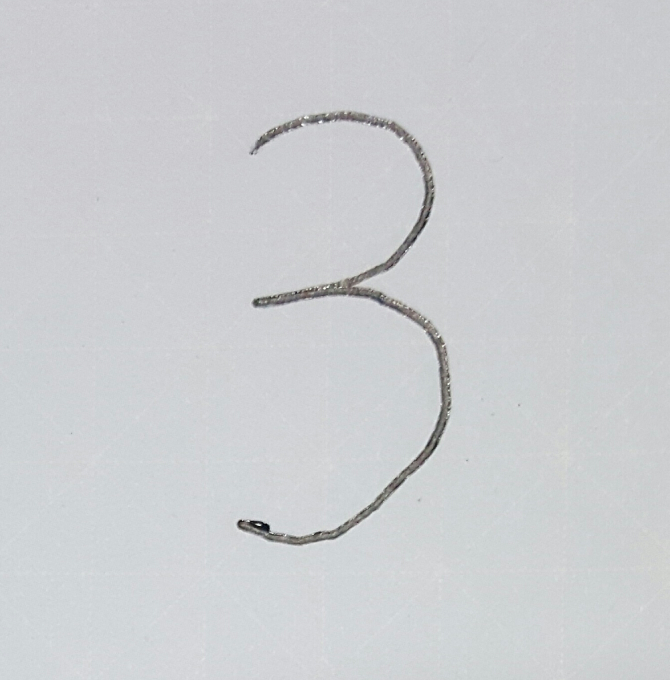
#> input picture samples/test_digit.png, 1339 x 1360 px (shown at 1/2 size)
$ python -i text_segmentation.py   (imports and definitions only)
#> lines starting #> are read from the running program, lines starting #| are printed output that depends on the picture; after the words box and inside, x2 and y2 are one past the last pixel; in counts of white or black regions, pixels touching at a corner belong together
### src/preprocessing.py
from pathlib import Path

import cv2
import numpy as np
from PIL import Image, UnidentifiedImageError
from torchvision import transforms


IMAGE_SIZE = 28
PADDING = 4


def _load_grayscale(image_path):
    image_path = Path(image_path)
    if not image_path.exists():
        raise FileNotFoundError(f"Image file not found: {image_path}")

    try:
        image = Image.open(image_path)
        if image.mode in ("RGBA", "LA"):
            background = Image.new("RGBA", image.size, (255, 255, 255, 255))
            image = Image.alpha_composite(background, image.convert("RGBA"))
        return np.array(image.convert("L"))
    except UnidentifiedImageError as exc:
        raise ValueError(f"Unsupported or invalid image file: {image_path}") from exc


def _background_is_light(gray_image):
    border_pixels = np.concatenate(
        [
            gray_image[0, :],
            gray_image[-1, :],
            gray_image[:, 0],
            gray_image[:, -1],
        ]
    )
    return border_pixels.mean() > 127


def _make_foreground_light(gray_image):
    if _background_is_light(gray_image):
        return 255 - gray_image
    return gray_image


def _binarize(gray_image):
    blurred = cv2.GaussianBlur(gray_image, (3, 3), 0)
    _, binary = cv2.threshold(
        blurred,
        0,
        255,
        cv2.THRESH_BINARY + cv2.THRESH_OTSU,
    )
    return binary


def _crop_to_content(binary_image):
    points = cv2.findNonZero(binary_image)
    if points is None:
        return binary_image

    x, y, width, height = cv2.boundingRect(points)
    return binary_image[y : y + height, x : x + width]


def _normalize_digit_strokes(binary_image):
    kernel = cv2.getStructuringElement(cv2.MORPH_ELLIPSE, (2, 2))
    normalized = cv2.morphologyEx(binary_image, cv2.MORPH_CLOSE, kernel)

    foreground_ratio = float(np.count_nonzero(normalized)) / normalized.size
    if foreground_ratio < 0.18:
        normalized = cv2.dilate(normalized, kernel, iterations=1)

    return _crop_to_content(normalized)


def _resize_and_center(binary_image, image_size=IMAGE_SIZE, padding=PADDING):
    height, width = binary_image.shape
    inner_size = image_size - 2 * padding

    scale = min(inner_size / width, inner_size / height)
    new_width = max(1, int(round(width * scale)))
    new_height = max(1, int(round(height * scale)))

    interpolation = cv2.INTER_AREA if scale < 1 else cv2.INTER_LINEAR
    resized = cv2.resize(binary_image, (new_width, new_height), interpolation=interpolation)

    canvas = np.zeros((image_size, image_size), dtype=np.uint8)
    top = (image_size - new_height) // 2
    left = (image_size - new_width) // 2
    canvas[top : top + new_height, left : left + new_width] = resized

    return canvas


def digit_array_to_tensor(image_array):
    image = Image.fromarray(image_array.astype(np.uint8))
    return transforms.ToTensor()(image).unsqueeze(0)


# [4 lines left out: function preprocess_digit_array, not called in this run]


def preprocess_digit_array_from_gray(gray_image):
    foreground_light = _make_foreground_light(gray_image)
    binary_image = _binarize(foreground_light)
    cropped_image = _normalize_digit_strokes(_crop_to_content(binary_image))
    return _resize_and_center(cropped_image)


def preprocess_digit_image(image_path):
    centered_image = preprocess_digit_array(image_path)
    return digit_array_to_tensor(centered_image)


# [6 lines left out: function save_processed_digit, not called in this run]

### src/text_segmentation.py
from dataclasses import dataclass
from pathlib import Path

import cv2
import numpy as np
from PIL import Image

from preprocessing import (
    _background_is_light,
    _crop_to_content,
    _load_grayscale,
    preprocess_digit_array_from_gray,
)


@dataclass(frozen=True)
class TextSegment:
    index: int
    bbox: tuple[int, int, int, int]
    image_array: np.ndarray
    kind: str = "character"
    literal: str | None = None
    separator_before: bool = False


@dataclass(frozen=True)
class _RawBox:
    bbox: tuple[int, int, int, int]
    area: float

    @property
    def x(self):
        return self.bbox[0]

    @property
    def y(self):
        return self.bbox[1]

    @property
    def width(self):
        return self.bbox[2]

    @property
    def height(self):
        return self.bbox[3]

    @property
    def right(self):
        return self.x + self.width

    @property
    def bottom(self):
        return self.y + self.height

    @property
    def center_x(self):
        return self.x + self.width / 2

    @property
    def center_y(self):
        return self.y + self.height / 2


@dataclass(frozen=True)
class _LineSymbol:
    bbox: tuple[int, int, int, int]
    kind: str
    literal: str | None = None

    @property
    def x(self):
        return self.bbox[0]

    @property
    def y(self):
        return self.bbox[1]

    @property
    def width(self):
        return self.bbox[2]

    @property
    def height(self):
        return self.bbox[3]

    @property
    def right(self):
        return self.x + self.width

    @property
    def bottom(self):
        return self.y + self.height

    @property
    def center_x(self):
        return self.x + self.width / 2

    @property
    def center_y(self):
        return self.y + self.height / 2


# [6 lines left out: function _merge_bbox, not called in this run]


def _padded_bbox(x, y, width, height, image_width, image_height):
    padding = max(3, int(round(max(width, height) * 0.16)))
    left = max(0, x - padding)
    top = max(0, y - padding)
    right = min(image_width, x + width + padding)
    bottom = min(image_height, y + height + padding)
    return left, top, right - left, bottom - top


def _binarize_for_text(gray_image):
    blurred = cv2.GaussianBlur(gray_image, (3, 3), 0)
    threshold_type = cv2.THRESH_BINARY_INV if _background_is_light(gray_image) else cv2.THRESH_BINARY
    binary = cv2.adaptiveThreshold(
        blurred,
        255,
        cv2.ADAPTIVE_THRESH_GAUSSIAN_C,
        threshold_type,
        41,
        9,
    )
    close_kernel = cv2.getStructuringElement(cv2.MORPH_RECT, (2, 2))
    opened = cv2.morphologyEx(binary, cv2.MORPH_OPEN, close_kernel)
    return cv2.morphologyEx(opened, cv2.MORPH_CLOSE, close_kernel)


def _find_raw_boxes(binary_image):
    contours, _ = cv2.findContours(binary_image, cv2.RETR_EXTERNAL, cv2.CHAIN_APPROX_SIMPLE)
    image_height, image_width = binary_image.shape
    boxes = []

    for contour in contours:
        x, y, width, height = cv2.boundingRect(contour)
        area = cv2.contourArea(contour)
        if area < 8 or width < 2 or height < 2:
            continue
        if width > image_width * 0.95 and height > image_height * 0.95:
            continue
        boxes.append((x, y, width, height, area))

    return boxes


def _estimate_character_height(raw_boxes):
    likely_heights = [height for _, _, width, height, area in raw_boxes if height >= 12 and width >= 3 and area >= 18]
    if not likely_heights:
        likely_heights = [height for _, _, _, height, _ in raw_boxes]
    if not likely_heights:
        return 0.0
    return float(np.median(likely_heights))


def _classify_boxes(raw_boxes, image_width, image_height):
    character_height = _estimate_character_height(raw_boxes)
    if character_height <= 0:
        return [], []

    main_boxes = []
    small_boxes = []

    for x, y, width, height, area in raw_boxes:
        padded = _padded_bbox(x, y, width, height, image_width, image_height)
        if height >= character_height * 0.38 or width >= character_height * 0.16:
            main_boxes.append(_RawBox(padded, area))
        elif height <= character_height * 0.34 and width <= character_height * 0.34:
            small_boxes.append(_RawBox(padded, area))

    return main_boxes, small_boxes


def _group_boxes_by_line(boxes):
    if not boxes:
        return []

    median_height = float(np.median([box.height for box in boxes]))
    line_tolerance = max(16, median_height * 0.8)
    lines = []

    for box in sorted(boxes, key=lambda item: item.center_y):
        matching_line = None
        for line in lines:
            line_center = np.mean([item.center_y for item in line])
            if abs(box.center_y - line_center) <= line_tolerance:
                matching_line = line
                break

        if matching_line is None:
            lines.append([box])
        else:
            matching_line.append(box)

    return sorted(lines, key=lambda line: np.mean([item.center_y for item in line]))


def _attach_diacritics(line_boxes, small_boxes):
    used_indices = set()
    merged_boxes = [box for box in line_boxes]

    for index, dot in enumerate(small_boxes):
        best_match = None
        best_score = None

        for line_index, line_box in enumerate(merged_boxes):
            horizontal_overlap = (
                dot.center_x >= line_box.x - line_box.width * 0.25
                and dot.center_x <= line_box.right + line_box.width * 0.25
            )
            vertical_gap = line_box.y - dot.bottom
            if not horizontal_overlap:
                continue
            if vertical_gap < -line_box.height * 0.15 or vertical_gap > line_box.height * 0.95:
                continue

            score = abs(dot.center_x - line_box.center_x) + max(0, vertical_gap) * 0.4
            if best_score is None or score < best_score:
                best_match = line_index
                best_score = score

        if best_match is not None:
            merged_box = _merge_bbox(merged_boxes[best_match].bbox, dot.bbox)
            merged_boxes[best_match] = _RawBox(merged_box, merged_boxes[best_match].area + dot.area)
            used_indices.add(index)

    remaining_dots = [dot for index, dot in enumerate(small_boxes) if index not in used_indices]
    return merged_boxes, remaining_dots


def _merge_detached_accents(main_boxes):
    if not main_boxes:
        return []

    sorted_boxes = sorted(main_boxes, key=lambda item: item.x)
    median_height = float(np.median([box.height for box in sorted_boxes]))
    merged_boxes = []
    index = 0

    while index < len(sorted_boxes):
        current_box = sorted_boxes[index]
        if index + 1 < len(sorted_boxes):
            next_box = sorted_boxes[index + 1]
            is_small_top_box = current_box.height <= median_height * 0.32
            overlaps_next = (
                current_box.center_x >= next_box.x - next_box.width * 0.2
                and current_box.center_x <= next_box.right + next_box.width * 0.2
            )
            sits_above_next = current_box.bottom <= next_box.y + next_box.height * 0.35
            if is_small_top_box and overlaps_next and sits_above_next:
                merged_boxes.append(_RawBox(_merge_bbox(current_box.bbox, next_box.bbox), current_box.area + next_box.area))
                index += 2
                continue

        merged_boxes.append(current_box)
        index += 1

    return merged_boxes


# [5 lines left out: function _dot_belongs_to_line, not called in this run]


def _best_vertical_split(box, binary_image, median_width):
    x, y, width, height = box.bbox
    if width < max(median_width * 1.15, 78):
        return None

    crop = binary_image[y : y + height, x : x + width]
    if crop.size == 0:
        return None

    column_sums = crop.sum(axis=0).astype(np.float32) / 255.0
    if len(column_sums) < 12:
        return None

    kernel = np.array([1, 2, 3, 2, 1], dtype=np.float32)
    kernel = kernel / kernel.sum()
    smoothed = np.convolve(column_sums, kernel, mode="same")

    left_margin = max(3, int(round(width * 0.18)))
    right_margin = width - left_margin
    if right_margin <= left_margin + 2:
        return None

    candidate_values = smoothed[left_margin:right_margin]
    if candidate_values.size == 0:
        return None

    split_column = int(np.argmin(candidate_values)) + left_margin
    valley_value = float(smoothed[split_column])
    max_value = float(smoothed.max()) if smoothed.size else 0.0
    if max_value <= 0:
        return None

    left_peak = float(smoothed[:split_column].max()) if split_column > 0 else 0.0
    right_peak = float(smoothed[split_column + 1 :].max()) if split_column + 1 < len(smoothed) else 0.0
    if left_peak <= 0 or right_peak <= 0:
        return None

    left_width = split_column
    right_width = width - split_column
    min_side_width = max(10, int(round(median_width * 0.28)))
    if left_width < min_side_width or right_width < min_side_width:
        return None

    if valley_value > max_value * 0.26:
        return None
    if valley_value > min(left_peak, right_peak) * 0.32:
        return None

    return split_column


def _split_wide_boxes(main_boxes, binary_image):
    if not main_boxes:
        return []

    median_width = float(np.median([box.width for box in main_boxes]))
    split_boxes = []

    for box in sorted(main_boxes, key=lambda item: item.x):
        split_column = _best_vertical_split(box, binary_image, median_width)
        if split_column is None:
            split_boxes.append(box)
            continue

        x, y, width, height = box.bbox
        left_box = _RawBox((x, y, split_column, height), box.area / 2)
        right_box = _RawBox((x + split_column, y, width - split_column, height), box.area / 2)
        split_boxes.extend([left_box, right_box])

    return split_boxes


def _line_symbols(main_boxes, dot_boxes, binary_image):
    merged_main_boxes, remaining_dots = _attach_diacritics(main_boxes, dot_boxes)
    merged_main_boxes = _merge_detached_accents(merged_main_boxes)
    merged_main_boxes = _split_wide_boxes(merged_main_boxes, binary_image)
    merged_main_boxes = sorted(merged_main_boxes, key=lambda item: item.x)

    punctuation = []
    for dot in remaining_dots:
        if _dot_belongs_to_line(dot, merged_main_boxes):
            punctuation.append(_LineSymbol(dot.bbox, kind="punctuation", literal="."))

    symbols = [_LineSymbol(box.bbox, kind="character") for box in merged_main_boxes]
    symbols.extend(punctuation)
    return sorted(symbols, key=lambda item: item.center_x)


def _space_threshold(main_boxes):
    if len(main_boxes) < 2:
        return 18

    widths = [box.width for box in main_boxes]
    gaps = []
    for previous_box, next_box in zip(main_boxes, main_boxes[1:]):
        gap = next_box.x - previous_box.right
        if gap > 0:
            gaps.append(gap)

    median_width = float(np.median(widths)) if widths else 22.0
    median_gap = float(np.median(gaps)) if gaps else median_width * 0.25
    return max(median_width * 0.3, median_gap * 0.55, 14)


def segment_text_lines(image_path):
    image_path = Path(image_path)
    gray_image = _load_grayscale(image_path)
#> in _load_grayscale, image is the input picture: PIL image 1339x1360 RGB; mean R, G, B 203.6, 205.5, 208.6
    binary_image = _binarize_for_text(gray_image)
#> in _background_is_light, `border_pixels = np.concatenate( [ gray_image[0, :], gray_image[-1, :],..`: border_pixels = 5398 values, max 219 at index 1714, min 196 at index 4255, mean 206.2
#> in _binarize_for_text, `threshold_type = cv2.THRESH_BINARY_INV if _background_is_light(gray_im..`: threshold_type = 1
#> in _binarize_for_text, `binary = cv2.adaptiveThreshold( blurred, 255, cv2.ADAPTIVE_THRESH_GAUS..`:
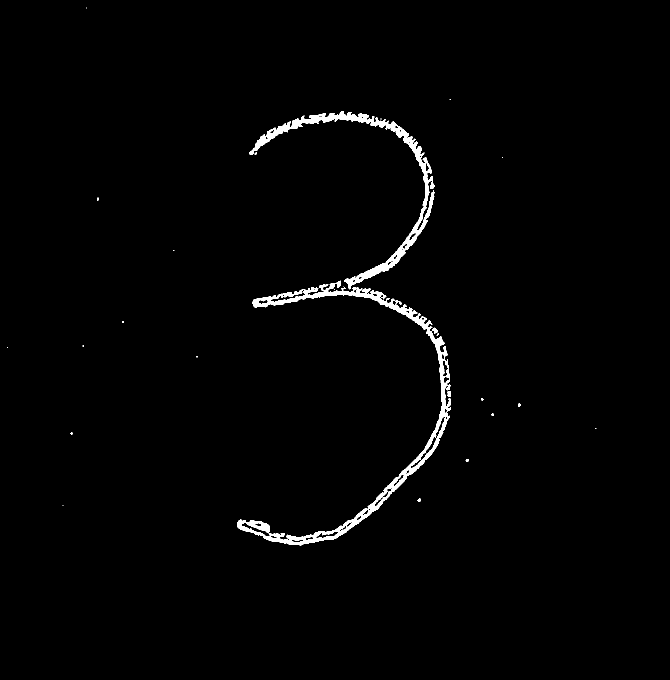
#> binary: shape (1360, 1339) (shown at 1/2 size); 1.3% white; 29 white regions (19 under 20 px), largest, box (x1, y1, x2, y2) and area: (474, 561, 902, 1091) 14574, (498, 223, 869, 579) 9556, (864, 655, 876, 668) 79
#> in _binarize_for_text, `opened = cv2.morphologyEx(binary, cv2.MORPH_OPEN, close_kernel)`:
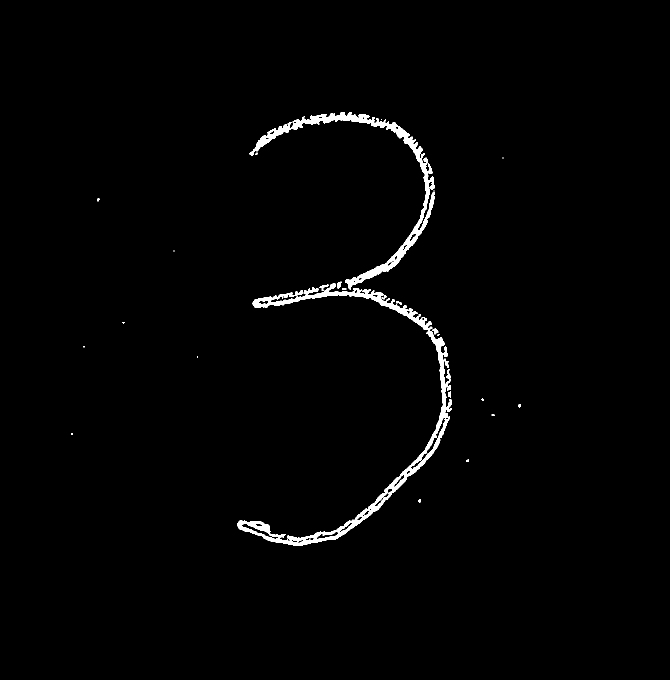
#> opened: shape (1360, 1339) (shown at 1/2 size); 1.3% white; 32 white regions (13 under 20 px), largest, box (x1, y1, x2, y2) and area: (475, 567, 903, 1092) 13943, (499, 224, 870, 579) 9538, (590, 580, 606, 591) 103
#> in _binarize_for_text, `return cv2.morphologyEx(opened, cv2.MORPH_CLOSE, close_kernel)`:
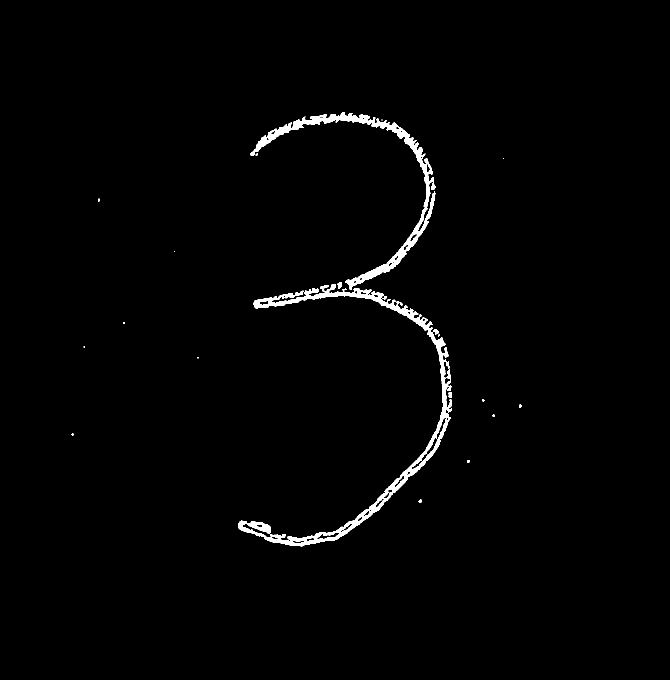
#> returned value: shape (1360, 1339) (shown at 1/2 size); 1.3% white; 21 white regions (10 under 20 px)
    image_height, image_width = binary_image.shape

    raw_boxes = _find_raw_boxes(binary_image)
#> in _find_raw_boxes, `contours, _ = cv2.findContours(binary_image, cv2.RETR_EXTERNAL, cv2.CH..`: contours = 21 contours, 14 with area under 20; largest, box (x1, y1, x2, y2) and area: (476, 568, 904, 1093) 15143, (500, 225, 871, 580) 9024, (675, 564, 684, 578) 68, (866, 658, 878, 670) 61, (897, 784, 903, 796) 46, (837, 999, 843, 1006) 23, (1038, 809, 1043, 816) 20
#> the loop in _find_raw_boxes, `for contour in contours:` made 21 passes
#> (x, y, width, height, area) on passes 1, 5, 7, 11, 14, 15, 21: (837, 999, 6, 7, 23), (1038, 809, 5, 7, 20.5), (897, 784, 6, 12, 45.5), (866, 658, 12, 12, 61), (476, 568, 428, 525, 15143), (675, 564, 9, 14, 67.5), (500, 225, 371, 355, 9024)
#> after the loop in _find_raw_boxes, `for contour in contours:`: boxes = 14 items, first 6: (837, 999, 6, 7, 23), (934, 920, 5, 5, 14.5), (143, 867, 4, 4, 8), (984, 829, 6, 4, 12.5), (1038, 809, 5, 7, 20.5), (964, 798, 5, 5, 11.5)
#> raw_boxes has the same summary as boxes in _find_raw_boxes
    main_boxes, small_boxes = _classify_boxes(raw_boxes, image_width, image_height)
#> in _estimate_character_height, `likely_heights = [height for _, _, width, height, area in raw_boxes if..`: likely_heights = [12, 12, 525, 14, 355]
#> in _classify_boxes, `character_height = _estimate_character_height(raw_boxes)`: character_height = 14
#> the loop in _classify_boxes, `for x, y, width, height, area in raw_boxes:` made 14 passes
#> (x, y, width, height, area, padding in _padded_bbox, left in _padded_bbox, top in _padded_bbox) on passes 1, 5, 7, 8, 10, 11, 14: (837, 999, 6, 7, 23, 3, 834, 996), (1038, 809, 5, 7, 20.5, 3, 1035, 806), (897, 784, 6, 12, 45.5, 3, 894, 781), (866, 658, 12, 12, 61, 3, 863, 655), (476, 568, 428, 525, 15143, 84, 392, 484), (675, 564, 9, 14, 67.5, 3, 672, 561), (500, 225, 371, 355, 9024, 59, 441, 166)
#> after the loop in _classify_boxes, `for x, y, width, height, area in raw_boxes:`: main_boxes = 14 items; small_boxes = []
#> main_boxes = 14 items; small_boxes = []
    main_lines = _group_boxes_by_line(main_boxes)
#> in _group_boxes_by_line, `median_height = float(np.median([box.height for box in boxes]))`: median_height = 13
#> in _group_boxes_by_line, `line_tolerance = max(16, median_height * 0.8)`: line_tolerance = 16
#> the loop in _group_boxes_by_line, `for box in sorted(boxes, key=lambda item: item.center_y):` made 14 passes
#> after the loop in _group_boxes_by_line, `for box in sorted(boxes, key=lambda item: item.center_y):`: lines = 10 items
#> main_lines = 10 items

    if not main_lines:
        return []

    dot_lines = []
    for line_boxes in main_lines:
        line_dot_boxes = [dot for dot in small_boxes if _dot_belongs_to_line(dot, line_boxes)]
        dot_lines.append(line_dot_boxes)
#> this loop made 10 passes
#> after the loop, dot_lines = [[], [], [], [], [], [], [], [], [], []]

    segment_lines = []
    current_index = 0

    for line_boxes, dot_boxes in zip(main_lines, dot_lines):
        symbols = _line_symbols(line_boxes, dot_boxes, binary_image)
        threshold = _space_threshold(sorted(line_boxes, key=lambda item: item.x))
        line_segments = []
        previous_symbol = None

        for symbol in symbols:
            x, y, width, height = symbol.bbox
            gray_crop = gray_image[y : y + height, x : x + width]
            centered = preprocess_digit_array_from_gray(gray_crop)

            separator_before = False
            if previous_symbol is not None and symbol.kind == "character":
                gap = symbol.x - previous_symbol.right
                separator_before = gap > threshold

            line_segments.append(
                TextSegment(
                    index=current_index,
                    bbox=symbol.bbox,
                    image_array=centered,
                    kind=symbol.kind,
                    literal=symbol.literal,
                    separator_before=separator_before,
                )
            )
            current_index += 1
            previous_symbol = symbol

        segment_lines.append(line_segments)
#> this loop made 10 passes
#> threshold on passes 1, 4, 6, 8, 9, 10: 18, 18, 18, 18, 18, 18
#> pass 2, in _best_vertical_split (call 3), `crop = binary_image[y : y + height, x : x + width]`:
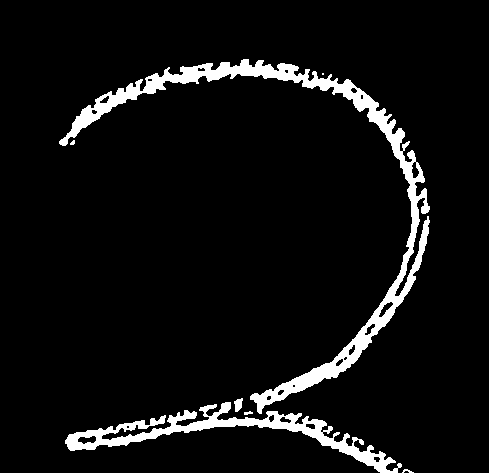
#> crop: shape (473, 489); 6.2% white; 7 white regions (2 under 20 px), largest, box (x1, y1, x2, y2) and area: (59, 59, 430, 414) 9601, (65, 402, 402, 473) 4596, (234, 398, 243, 412) 85, (244, 411, 253, 415) 24, (402, 469, 414, 473) 24
#> after the loop, current_index = 14; segment_lines = 10 items

    return segment_lines


# [13 lines left out: function save_text_segments, not called in this run]

>>> result = segment_text_lines('../samples/test_digit.png')
#> result = 10 items
#> (the rest of the program and of its run is left out)
